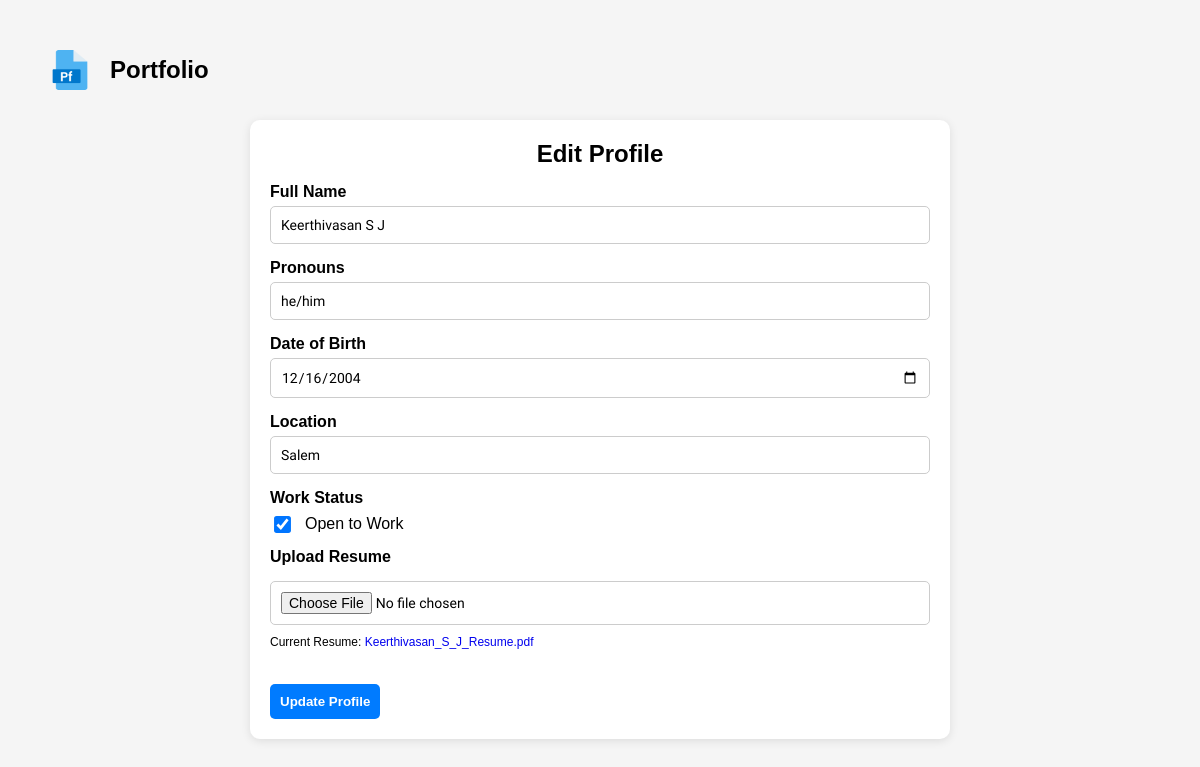
Page /edit_profile_form/keerthivasansj/ on the earlier database version.
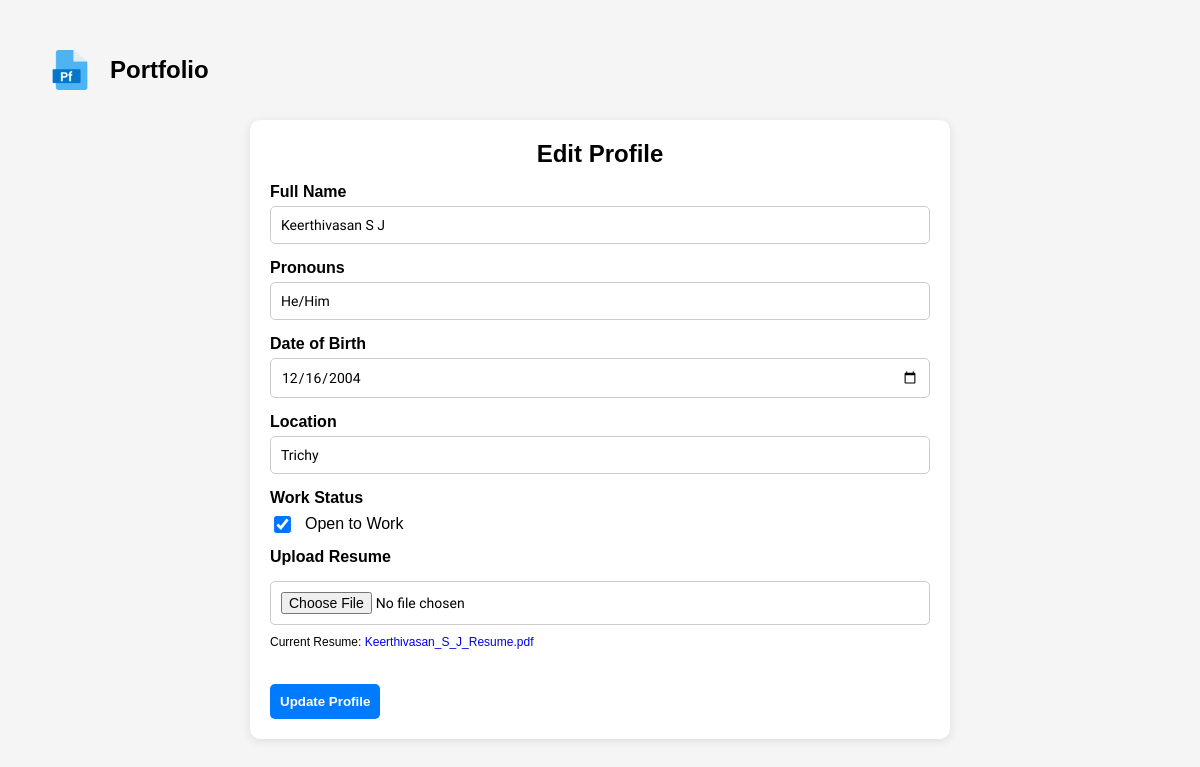
Same page on the later database version.
### portfolio/models.py (models this page shows, shortened)
class UserProfile(models.Model):
    PRONOUN_CHOICES = [
        ('he/him', 'He/Him'),
        ('she/her', 'She/Her'),
        ('they/them', 'They/Them'),
        ('he/they', 'He/They'),
        ('she/they', 'She/They'),
        ('custom', 'Custom'),
    ]
    user = models.OneToOneField(
        User,
        on_delete=models.CASCADE,
        related_name="profile",
        verbose_name="User"
    )
    name = models.CharField(max_length=100, verbose_name="Full Name")
    pronouns = models.CharField(
        max_length=10,
        choices=PRONOUN_CHOICES,
        blank=True,
        verbose_name="Preferred Pronouns"
        )
    dob = models.DateField(null=True, blank=True, verbose_name="Date of Birth")
    district = models.CharField(max_length=100, blank=True, verbose_name="District")
    state = models.CharField(max_length=100, blank=True, verbose_name="State")
    zip_code = models.CharField(max_length=10, blank=True, verbose_name="Zip Code")
    profile_picture = models.ImageField(
        upload_to='profile_pics/', blank=True, null=True, verbose_name="Profile Picture"
    )
    open_to_work = models.BooleanField(default=True, verbose_name="Open to Work")
    resume = models.FileField(
        upload_to='resumes/', blank=True, null=True, verbose_name="Resume"
    )
    bio = models.TextField(blank=True, verbose_name="Biography")

### portfolio/views.py (the view)
# urls.py: path('edit_profile_form/<str:uname>/', views.edit_profile_form, name="edit_profile_form"),
def edit_profile_form(request, uname):
    user = get_object_or_404(User, username=uname)
    user_profile = get_object_or_404(UserProfile, user=user)
    if request.user.is_authenticated:
        logged_user = get_object_or_404(UserProfile, user=request.user)
    else:
        logged_user = None
    edit_access = uname == request.user.username
    context = {
        'edit_access': edit_access,
        'uname': uname,
        'user_profile': user_profile,
        'logged_user': logged_user,
    }
    return render(request, "forms/edit_profile_form.html", context)

### template/forms/edit_profile_form.html (shortened to what this page needs)
{% extends './base_form.html' %}
{% load static %}
{% block stylesheet %}
    <link rel="stylesheet" href="{% static 'css/base_form.css' %}">
    <link rel="stylesheet" href="{% static 'css/edit_profile.css' %}">
    {% endblock %}
{% block form %}
<div class="form-container">
    <h2>Edit Profile</h2>
    <form action="{% url 'update_profile' uname %}" method="POST">
        <label for="fullName">Full Name</label>
        <input type="text" id="fullName" name="fullName" value="{{ user_profile.name }}" required>
        <label for="pronouns">Pronouns</label>
        <input type="text" id="pronouns" name="pronouns" value="{{ user_profile.pronouns }}" required>
        <label for="dob">Date of Birth</label>
        <input type="date" id="dob" name="dob" value="{{ user_profile.dob|date:'Y-m-d' }}" required>
        <label for="location">Location</label>
        <input type="text" id="location" name="location" value="{{ user_profile.district }}" required>
        <div class="work-cnt">
            <label for="status">Work Status</label>
            <div class="work">
                <input type="checkbox" id="open_to_work" name="open_to_work" {% if user_profile.open_to_work %}checked{% endif %}>
                <label for="open_to_work">Open to Work</label>
            </div>
        </div>
        <label for="resume">Upload Resume</label>
        <div class="upload-resume">
            <input type="file" id="resume" name="resume" accept=".pdf,.doc,.docx" onchange="previewResume()">
            {% if user_profile.resume %}
            <p>
                Current Resume:
                <a href="{{ user_profile.resume.url }}" target="_blank">{{ user_profile.resume.name|cut:"resumes/" }}</a>
            </p>
            {% endif %}
        </div>
        <button type="submit">Update Profile</button>
    </form>
</div>
{% endblock %}

Differences in the rows shown:
changed UserProfile "Keerthivasan_S_J_Resume.pdf": pronouns "he/him" → "He/Him"; location "Salem" → "Trichy"
